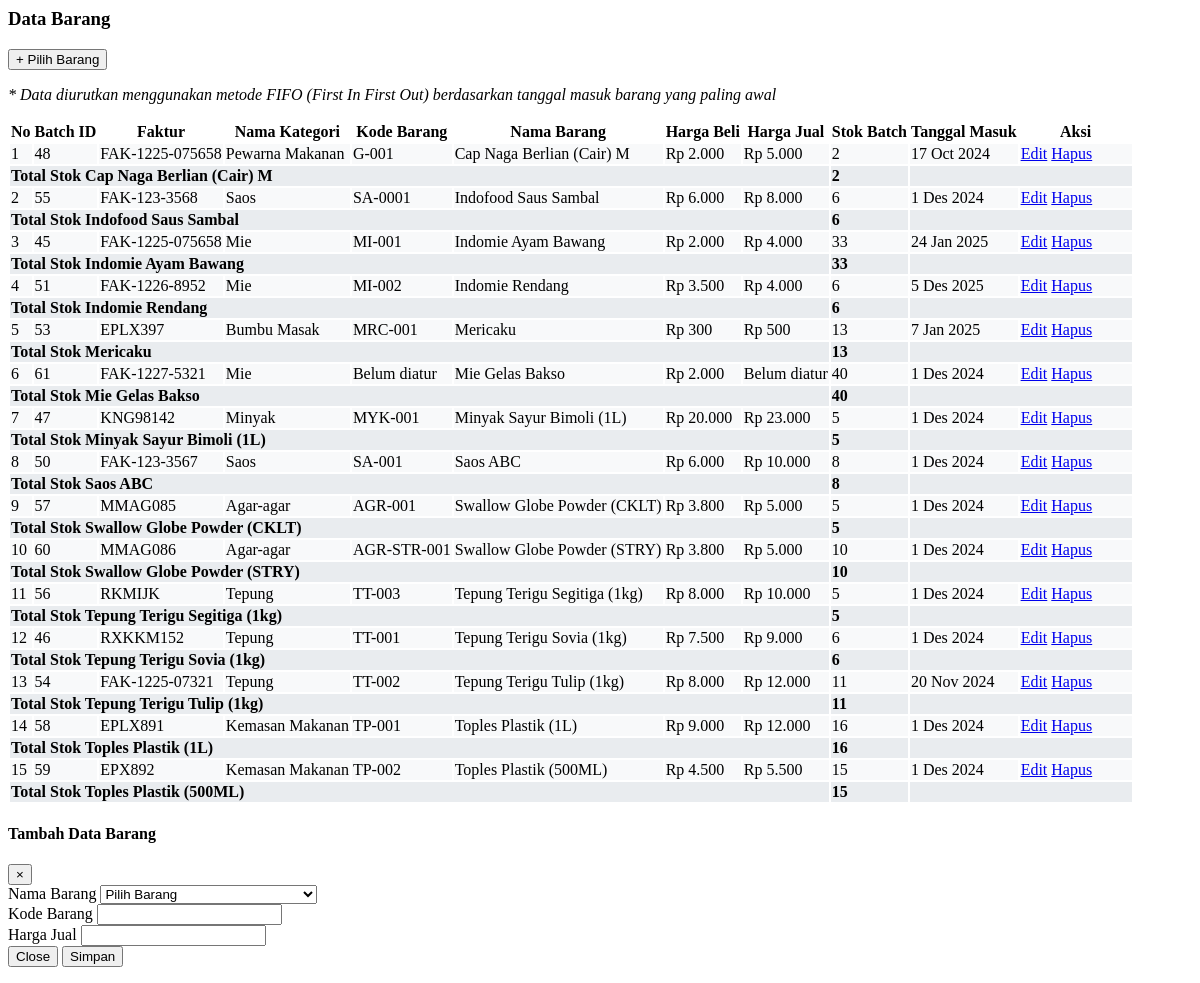
The page /data_barang.php on the database its author committed.
### tables this page shows
CREATE TABLE `tb_barang` (
  `barang_id` int(3) NOT NULL,
  `kategori_id` int(3) NOT NULL,
  `barang_kode` varchar(15) DEFAULT NULL,
  `barang_nama` varchar(50) DEFAULT NULL,
  `barang_stok` int(5) NOT NULL,
  `barang_tgl` date NOT NULL,
  `barang_jual` int(5) NOT NULL
);

CREATE TABLE `tb_stok_batch` (
  `batch_id` int(3) NOT NULL,
  `barang_id` int(3) NOT NULL,
  `msk_id` int(3) NOT NULL,
  `jumlah_tersisa` int(5) NOT NULL,
  `harga_beli` decimal(10,2) NOT NULL,
  `tanggal_masuk` date NOT NULL
);

CREATE TABLE `tb_barang_msk` (
  `msk_id` int(3) NOT NULL,
  `supplier_id` int(3) NOT NULL,
  `barang_id` int(3) NOT NULL,
  `msk_faktur` varchar(15) NOT NULL,
  `msk_jumlah` int(5) NOT NULL,
  `msk_harga_beli` decimal(10,2) NOT NULL,
  `msk_tgl` date NOT NULL,
  `msk_ket` text NOT NULL
);

CREATE TABLE `tb_kategori` (
  `kategori_id` int(3) NOT NULL,
  `kategori_nama` varchar(50) NOT NULL
);

### koneksi.php (called while the page is built, shortened)
<?php
if (!function_exists('rupiah')) {
    function rupiah($angka) {
        $hasil_rupiah = "Rp " . number_format($angka, 0, ',', '.');
        return $hasil_rupiah;
    }
}
if (!function_exists('tgl_indo')) {
    function tgl_indo($tanggal)
    {
        $bulan = array(
            1 => 'Jan', 'Feb', 'Mar', 'Apr', 'Mei', 'Jun',
            'Jul', 'Aug', 'Sep', 'Oct', 'Nov', 'Des'
        );
        try {
            $pecahkan = explode('-', $tanggal);
            $tgl = (int)$pecahkan[2];
            $bln = (int)$pecahkan[1];
            $thn = (int)$pecahkan[0];
            $result = $tgl . ' ' . $bulan[$bln] . ' ' . $thn;
            return $result;
        } catch (Exception $e) {
            error_log("tgl_indo error: " . $e->getMessage());
            return $tanggal;
        }
    }
}
function getUnpricedItems($koneksi) {
    $query = "SELECT DISTINCT tb_barang.*
              FROM tb_barang
              LEFT JOIN tb_stok_batch ON tb_barang.barang_id = tb_stok_batch.barang_id
              WHERE tb_barang.barang_jual = 0 OR tb_barang.barang_jual IS NULL
              GROUP BY tb_barang.barang_id
              HAVING SUM(tb_stok_batch.jumlah_tersisa) > 0 OR SUM(tb_stok_batch.jumlah_tersisa) IS NULL
              ORDER BY tb_barang.barang_nama ASC";
    $result = $koneksi->query($query);
    return $result->fetch_all(MYSQLI_ASSOC);
}
?>

### data_barang.php (the view, shortened to what this page needs)
<?php
require_once 'koneksi.php';
require_once 'koneksi.php';
$query = "SELECT
    tb_barang.*,
    tb_kategori.kategori_nama,
    tb_stok_batch.batch_id,
    tb_stok_batch.jumlah_tersisa,
    tb_stok_batch.harga_beli,
    tb_stok_batch.tanggal_masuk,
    tb_barang_msk.msk_faktur
FROM tb_barang
LEFT JOIN tb_kategori ON tb_barang.kategori_id = tb_kategori.kategori_id
LEFT JOIN tb_stok_batch ON tb_barang.barang_id = tb_stok_batch.barang_id
LEFT JOIN tb_barang_msk ON tb_stok_batch.msk_id = tb_barang_msk.msk_id
WHERE tb_stok_batch.jumlah_tersisa > 0
ORDER BY tb_barang.barang_nama ASC, tb_stok_batch.tanggal_masuk ASC";
$result = $koneksi->query($query);
$unpriced_items = getUnpricedItems($koneksi);
?>
<div class="card">
    <div class="card-header">
        <h3 class="card-title">Data Barang</h3>
        <div class="card-tools">
            <button type="button" class="btn btn-primary" data-toggle="modal" data-target="#modal-tambah">
                + Pilih Barang
            </button>
        </div>
    </div>
    <div class="card-body">
        <p class="text-danger"><i>* Data diurutkan menggunakan metode FIFO (First In First Out) berdasarkan tanggal masuk barang yang paling awal</i></p>
        <table id="example1" class="table table-bordered table-hover">
            <thead>
                <tr>
                    <th width="10">No</th>
                    <th>Batch ID</th>
                    <th>Faktur</th>
                    <th>Nama Kategori</th>
                    <th>Kode Barang</th>
                    <th>Nama Barang</th>
                    <th>Harga Beli</th>
                    <th>Harga Jual</th>
                    <th>Stok Batch</th>
                    <th>Tanggal Masuk</th>
                    <th width="110">Aksi</th>
                </tr>
            </thead>
            <tbody>
                <?php
                $no = 1;
                $current_barang = '';
                $total_stok = 0;
                while ($pecah = $result->fetch_object()) {
                    $new_barang = ($current_barang !== $pecah->barang_nama);
                    if ($new_barang && $current_barang !== '') {
                        echo "<tr class='batch-header'>";
                        echo "<td colspan='8'><strong>Total Stok {$current_barang}</strong></td>";
                        echo "<td><strong>{$total_stok}</strong></td>";
                        echo "<td colspan='4'></td>";
                        echo "</tr>";
                        $total_stok = 0;
                    }
                    $current_barang = $pecah->barang_nama;
                    $total_stok += $pecah->jumlah_tersisa;
                    ?>
                    <tr class="batch-group">
                        <td><?php echo $no++ ?></td>
                        <td><?php echo $pecah->batch_id ?></td>
                        <td><?php echo htmlspecialchars($pecah->msk_faktur) ?></td>
                        <td><?php echo htmlspecialchars($pecah->kategori_nama ?: 'Belum diatur') ?></td>
                        <td><?php echo htmlspecialchars($pecah->barang_kode ?: 'Belum diatur') ?></td>
                        <td><?php echo htmlspecialchars($pecah->barang_nama) ?></td>
                        <td><?php echo rupiah($pecah->harga_beli) ?></td>
                        <td><?php echo $pecah->barang_jual ? rupiah($pecah->barang_jual) : 'Belum diatur' ?></td>
                        <td><?php echo $pecah->jumlah_tersisa ?></td>
                        <td><?php echo tgl_indo($pecah->tanggal_masuk) ?></td>
                        <td>
                            <a href="index.php?page=aksi_barang/barang_edit&id=<?php echo $pecah->barang_id ?>" class="btn btn-warning btn-sm">Edit</a>
                            <a href="index.php?page=aksi_barang/barang_hapus&id=<?php echo $pecah->barang_id ?>" class="btn btn-danger btn-sm delete-confirm">Hapus</a>
                        </td>
                    </tr>
                <?php
                }
                if ($current_barang !== '') {
                    echo "<tr class='batch-header'>";
                    echo "<td colspan='8'><strong>Total Stok {$current_barang}</strong></td>";
                    echo "<td><strong>{$total_stok}</strong></td>";
                    echo "<td colspan='4'></td>";
                    echo "</tr>";
                }
                ?>
            </tbody>
        </table>
    </div>
</div>
<div class="modal fade" id="modal-tambah">
    <div class="modal-dialog">
        <div class="modal-content">
            <div class="modal-header">
                <h4 class="modal-title">Tambah Data Barang</h4>
                <button type="button" class="close" data-dismiss="modal" aria-label="Close">
                    <span aria-hidden="true">&times;</span>
                </button>
            </div>
            <form action="" method="post">
                <div class="modal-body">
                    <div class="form-group">
                        <label>Nama Barang</label>
                        <select name="barang_id" class="form-control select2" required>
    <option value="">Pilih Barang</option>
</select>
                    </div>
                    <div class="form-group">
                        <label>Kode Barang</label>
                        <input type="text" name="kode" class="form-control" required>
                    </div>
                    <div class="form-group">
                        <label>Harga Jual</label>
                        <input type="number" name="jual" class="form-control" step="0.01" required>
                    </div>
                </div>
                <div class="modal-footer justify-content-between">
                    <button type="button" class="btn btn-default" data-dismiss="modal">Close</button>
                    <button type="submit" name="simpan" class="btn btn-primary">Simpan</button>
                </div>
            </form>
        </div>
    </div>
</div>

### data_barang.php (style rules this page uses)
.batch-group:nth-child(odd) { background-color: #f8f9fa; }
.batch-header { background-color: #e9ecef; font-weight: bold; }

### rows shown on the page
tb_barang: tb_stok_batch.batch_id "48", tb_barang_msk.msk_faktur "FAK-1225-075658", kategori.kategori_nama "Pewarna Makanan", barang_kode "G-001", barang_nama "Cap Naga Berlian (Cair) M", tb_stok_batch.harga_beli "Rp 2.000", barang_jual "Rp 5.000", tb_stok_batch.jumlah_tersisa "2", tb_stok_batch.tanggal_masuk "17 Oct 2024"
tb_barang: total_stok "2", tb_stok_batch.batch_id "55", tb_barang_msk.msk_faktur "FAK-123-3568", kategori.kategori_nama "Saos", barang_kode "SA-0001", barang_nama "Indofood Saus Sambal", tb_stok_batch.harga_beli "Rp 6.000", barang_jual "Rp 8.000", tb_stok_batch.jumlah_tersisa "6", tb_stok_batch.tanggal_masuk "1 Des 2024"
tb_barang: total_stok "6", tb_stok_batch.batch_id "45", tb_barang_msk.msk_faktur "FAK-1225-075658", kategori.kategori_nama "Mie", barang_kode "MI-001", barang_nama "Indomie Ayam Bawang", tb_stok_batch.harga_beli "Rp 2.000", barang_jual "Rp 4.000", tb_stok_batch.jumlah_tersisa "33", tb_stok_batch.tanggal_masuk "24 Jan 2025"
tb_barang: total_stok "33", tb_stok_batch.batch_id "51", tb_barang_msk.msk_faktur "FAK-1226-8952", kategori.kategori_nama "Mie", barang_kode "MI-002", barang_nama "Indomie Rendang", tb_stok_batch.harga_beli "Rp 3.500", barang_jual "Rp 4.000", tb_stok_batch.jumlah_tersisa "6", tb_stok_batch.tanggal_masuk "5 Des 2025"
tb_barang: total_stok "6", tb_stok_batch.batch_id "53", tb_barang_msk.msk_faktur "EPLX397", kategori.kategori_nama "Bumbu Masak", barang_kode "MRC-001", barang_nama "Mericaku", tb_stok_batch.harga_beli "Rp 300", barang_jual "Rp 500", tb_stok_batch.jumlah_tersisa "13", tb_stok_batch.tanggal_masuk "7 Jan 2025"
tb_barang: total_stok "13", tb_stok_batch.batch_id "61", tb_barang_msk.msk_faktur "FAK-1227-5321", kategori.kategori_nama "Mie", barang_kode "Belum diatur", barang_nama "Mie Gelas Bakso", tb_stok_batch.harga_beli "Rp 2.000", barang_jual "Belum diatur", tb_stok_batch.jumlah_tersisa "40", tb_stok_batch.tanggal_masuk "1 Des 2024"
tb_barang: total_stok "40", tb_stok_batch.batch_id "47", tb_barang_msk.msk_faktur "KNG98142", kategori.kategori_nama "Minyak", barang_kode "MYK-001", barang_nama "Minyak Sayur Bimoli (1L)", tb_stok_batch.harga_beli "Rp 20.000", barang_jual "Rp 23.000", tb_stok_batch.jumlah_tersisa "5", tb_stok_batch.tanggal_masuk "1 Des 2024"
tb_barang: total_stok "5", tb_stok_batch.batch_id "50", tb_barang_msk.msk_faktur "FAK-123-3567", kategori.kategori_nama "Saos", barang_kode "SA-001", barang_nama "Saos ABC", tb_stok_batch.harga_beli "Rp 6.000", barang_jual "Rp 10.000", tb_stok_batch.jumlah_tersisa "8", tb_stok_batch.tanggal_masuk "1 Des 2024"
tb_barang: total_stok "8", tb_stok_batch.batch_id "57", tb_barang_msk.msk_faktur "MMAG085", kategori.kategori_nama "Agar-agar", barang_kode "AGR-001", barang_nama "Swallow Globe Powder (CKLT)", tb_stok_batch.harga_beli "Rp 3.800", barang_jual "Rp 5.000", tb_stok_batch.jumlah_tersisa "5", tb_stok_batch.tanggal_masuk "1 Des 2024"
tb_barang: total_stok "5", tb_stok_batch.batch_id "60", tb_barang_msk.msk_faktur "MMAG086", kategori.kategori_nama "Agar-agar", barang_kode "AGR-STR-001", barang_nama "Swallow Globe Powder (STRY)", tb_stok_batch.harga_beli "Rp 3.800", barang_jual "Rp 5.000", tb_stok_batch.jumlah_tersisa "10", tb_stok_batch.tanggal_masuk "1 Des 2024"
tb_barang: total_stok "10", tb_stok_batch.batch_id "56", tb_barang_msk.msk_faktur "RKMIJK", kategori.kategori_nama "Tepung", barang_kode "TT-003", barang_nama "Tepung Terigu Segitiga (1kg)", tb_stok_batch.harga_beli "Rp 8.000", barang_jual "Rp 10.000", tb_stok_batch.jumlah_tersisa "5", tb_stok_batch.tanggal_masuk "1 Des 2024"
tb_barang: total_stok "5", tb_stok_batch.batch_id "46", tb_barang_msk.msk_faktur "RXKKM152", kategori.kategori_nama "Tepung", barang_kode "TT-001", barang_nama "Tepung Terigu Sovia (1kg)", tb_stok_batch.harga_beli "Rp 7.500", barang_jual "Rp 9.000", tb_stok_batch.jumlah_tersisa "6", tb_stok_batch.tanggal_masuk "1 Des 2024"
tb_barang: total_stok "6", tb_stok_batch.batch_id "54", tb_barang_msk.msk_faktur "FAK-1225-07321", kategori.kategori_nama "Tepung", barang_kode "TT-002", barang_nama "Tepung Terigu Tulip (1kg)", tb_stok_batch.harga_beli "Rp 8.000", barang_jual "Rp 12.000", tb_stok_batch.jumlah_tersisa "11", tb_stok_batch.tanggal_masuk "20 Nov 2024"
tb_barang: total_stok "11", tb_stok_batch.batch_id "58", tb_barang_msk.msk_faktur "EPLX891", kategori.kategori_nama "Kemasan Makanan", barang_kode "TP-001", barang_nama "Toples Plastik (1L)", tb_stok_batch.harga_beli "Rp 9.000", barang_jual "Rp 12.000", tb_stok_batch.jumlah_tersisa "16", tb_stok_batch.tanggal_masuk "1 Des 2024"
tb_barang: total_stok "16", tb_stok_batch.batch_id "59", tb_barang_msk.msk_faktur "EPX892", kategori.kategori_nama "Kemasan Makanan", barang_kode "TP-002", barang_nama "Toples Plastik (500ML)", tb_stok_batch.harga_beli "Rp 4.500", barang_jual "Rp 5.500", tb_stok_batch.jumlah_tersisa "15", tb_stok_batch.tanggal_masuk "1 Des 2024"

### other values the page prints
$total_stok "15"
